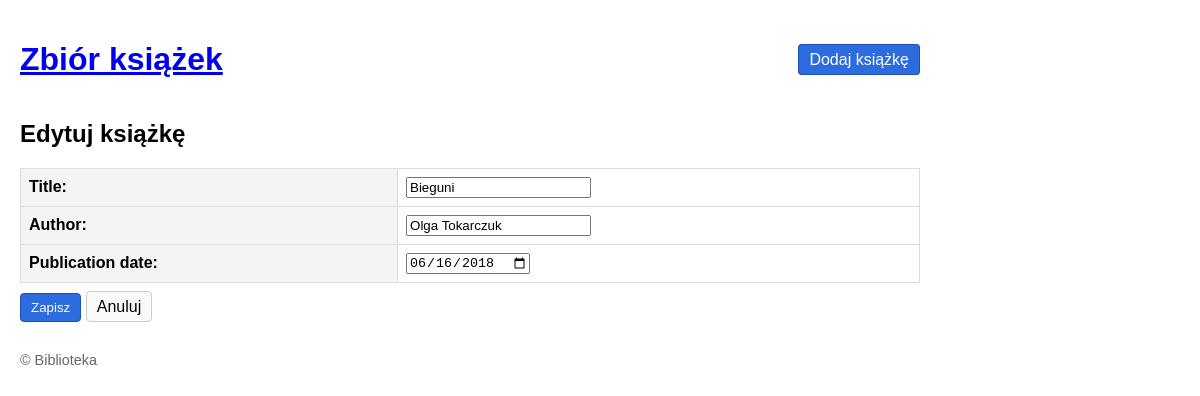
Page /books/2/edit/ on the committed database.
### books/models.py (models this page shows, shortened)
class Book(models.Model):
    title = models.CharField(max_length=255)
    author = models.CharField(max_length=255)
    publication_date = models.DateField(validators=[validate_publication_year])
    class Meta:
        ordering = ['-publication_date', 'title']

### books/views.py (the view)
# urls.py: path('<int:pk>/edit/', views.BookUpdateView.as_view(), name='book-edit'),
class BookUpdateView(UpdateView):
    model = Book
    form_class = BookForm
    template_name = 'books/book_form.html'
    success_url = reverse_lazy('books:book-list')

### books/views.py
class BookForm(forms.ModelForm):
    publication_date = forms.DateField(
        widget=forms.DateInput(attrs={'type': 'date'})
    )
    class Meta:
        model = Book
        fields = ['title', 'author', 'publication_date']

### books/templates/books/book_form.html (shortened to what this page needs)
{% extends "books/base.html" %}
{% block content %}
  <h2>{% if object %}Edytuj książkę{% else %}Dodaj nową książkę{% endif %}</h2>
  <form method="post">
    <table>
      {{ form.as_table }}
    </table>
    <div style="margin-top:10px;">
      <button class="btn btn-primary" type="submit">Zapisz</button>
      <a class="btn" href="{% url 'books:book-list' %}">Anuluj</a>
    </div>
  </form>
{% endblock %}

### books/templates/books/base.html (style rules this page uses)
body { font-family: Arial, sans-serif; margin: 20px; max-width: 900px; }
table { width:100%; border-collapse: collapse; margin-top:10px; }
th, td { border:1px solid #ddd; padding:8px; text-align:left; }
th { background:#f4f4f4; }
.btn { padding:6px 10px; border:1px solid #ccc; background:#f9f9f9; text-decoration:none; color:#000; border-radius:4px; }
.btn-primary { background:#2d6cdf; color:white; border-color:#1d4fb8; }

### rows in the picture
Book: title "Bieguni", author "Olga Tokarczuk", publication_date "06/16/2018"
